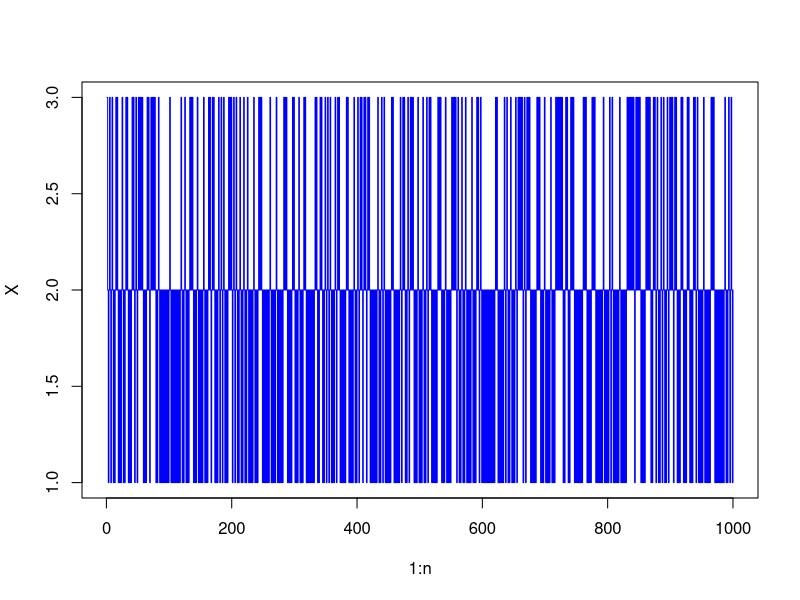
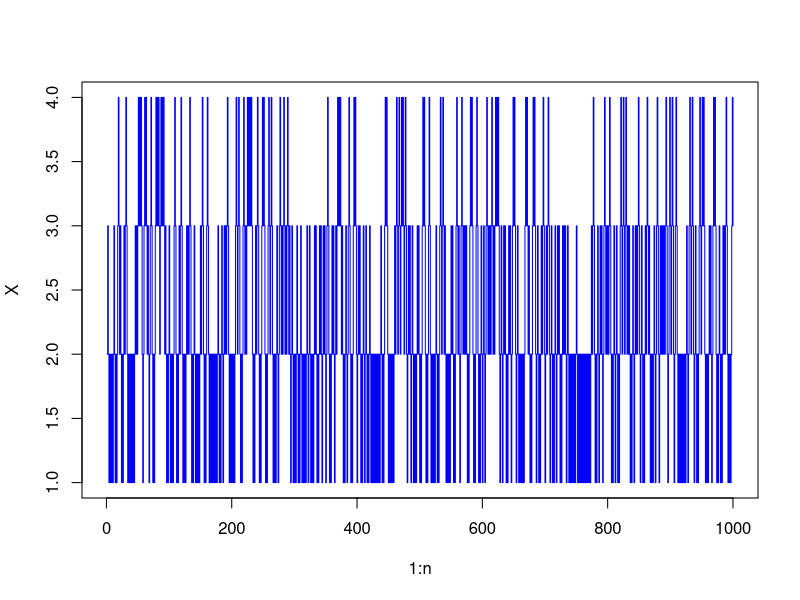
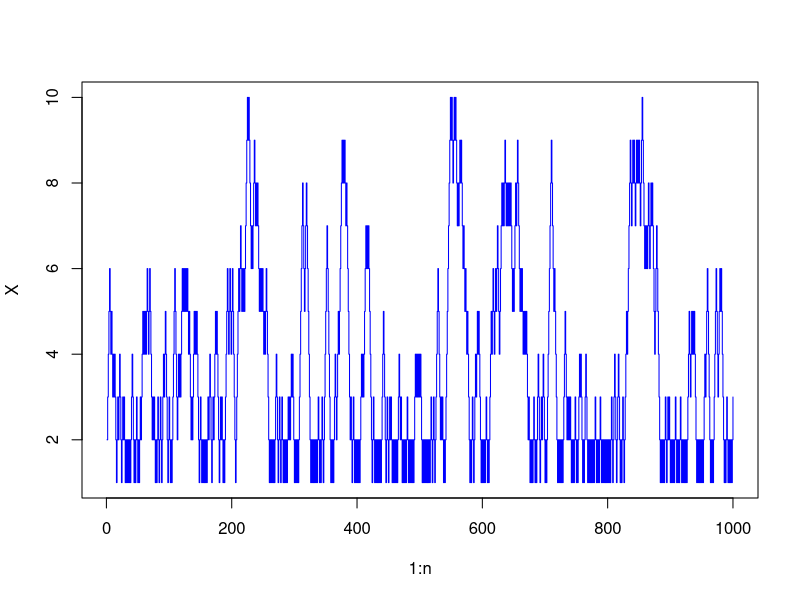

These figures' R source, in order:
init3<-rep(0.33,3)
mP3<-matrix(0,3,3)
S3 <-c(1:3)  # state space
mP3[1,]<- c(0,1,0)
mP3[2,]<- c(0.6,0,0.4)
mP3[3,]<-c(0,1,0)

init4<-rep(0.25,4)
mP4<-matrix(0,4,4)
S4 <-c(1:4)  # state space
mP4[1,]<- c(0,1,0,0)
mP4[2,]<- c(0.6,0,0.4,0)
mP4[3,]<-c(0,0.6,0,0.4)
mP4[4,]<-c(0,0,1,0)

########
# 8.1 a)

birth_death_N <- function(p, N) {
    init = rep(1/N, N)
    mpN = matrix(0, N,N)
    SN = c(1:N)
    for (i in 1:N) {
        if ( i == 1) {
            mpN[1,2] = 1
        } else if ( i == N ) {
            mpN[N,N-1] = 1
        } else {
            mpN[i,i-1] = 1-p
            mpN[i,i+1] = p        
        }
    }
    return(list("init"=init, "mpN"=mpN, "SN"=SN))
}

iter = 1000
simulate_plot = function( init, mP, S, iter) {
    n=iter
    X = c(rep(0,n+1))
    X[1]<-sample(S,1, prob=init )
    k=1
    for (k in 2:(n+1)) {
        X[k]<-sample(S,1, prob=mP[X[k-1],] )
    }
    X = X[-1]
    plot(1:n, X, type="s", col="blue")
}

PP = 0.4
N=3
record = birth_death_N(PP, N)
init = record$init
mP = record$mpN
S = record$SN
simulate_plot(init, mP, S, iter)

N=4
record = birth_death_N(PP, N)
init = record$init
mP = record$mpN
S = record$SN
simulate_plot(init, mP, S, iter)

#########
# b)
N=10
record = birth_death_N(PP, N)
init = record$init
mP = record$mpN
S = record$SN
simulate_plot(init, mP, S, iter)

#########
# c Implement (4) and find pi_0 .. pi_n
qq = 1-PP

Phi = rep(0, N)
Phi[1] = 1
Phi[2] = 1/qq
if ( N>3) {
    for (i in 3:(N-1)) {
        Phi[i] = Phi[i-1]* (PP/qq)
    }
}
Phi[N] = Phi[N-1]*PP

acumSum = sum(Phi)
Pi_k = rep(0, N)
for ( i in 1:N) {
    Pi_k[i] = Phi[i] / acumSum
}

######################
# 8.3 c -d
######################
aaa =  matrix(0,6,6)
aaa[1,] = c(1/6,1/6,1/6,1/6,1/6,1/6)
aaa[2,] = c(1/4, 1/4, 1/4, 0, 1/4, 0)
aaa[3,] = c(0,0,1/3, 2/3, 0,0)
aaa[4,] = c(0,0,2/3, 1/3, 0,0)
aaa[5,] = c(0,0,0,0,1/4, 3/4)
aaa[6,] = c(0,0,0,0,1/5,4/5)


aaa_2 = aaa %*% aaa
for (i in 1:10) {  # 2^11 = 2048
    aaa_2 = aaa_2 %*% aaa_2
}
print(aaa_2)

init= aaa[1,]
n=100
S=c(1:6)
X = c(rep(0,n+1))
X[1]<-sample(S,1, prob=init )
X[1] = 2
for(k in 2:(n+1)) {
    print(X)
    X[k] = sample(S,1, prob=aaa[X[k-1],] )
}
X = X[-1]
empirical_freq = table(X)/n

###########
U = matrix(0,2,4)
U[1,] = c(0.43,0.07,0.43,0.07)
U[2,] = c(0.29,0.21,0.29,0.21)

y_1=c(0.5,0.5)
y_2=c(0.5,0.5)
y_1 = t(t(y_1))
y_2 = t(t(y_2))

#### incorrect #####
aaa_C = matrix(0,2,2)
aaa_C[1,]=c(1/3,2/3)
aaa_C[2,]=c(1,1)#c(2/3,1/3)

id=matrix(0,2,2)
id[1,1]=1
id[2,2]=1

solve((id-aaa_C), c(0,1))

aaa_D = matrix(0,2,2)
aaa_D[1,]=c(1/4,3/4)
aaa_D[2,]=c(1/5,4/5)
##### end incorrect #######

####
# d)
####
z_0 = c(0.5, 0.5)
j=3
first_term = aaa[1:2, j]

z_1 = first_term + aaa[1:2,1:2] %*% z_0
for (i in 1:10) {
    z_1 = first_term + aaa[1:2,1:2] %*% z_1
}

#################
# 8.2
################
mmp = matrix(0,3,3)
mmp[1,] = c(0.5,0.5,0)
mmp[2,] = c(0.5,0,0.5)
mmp[3,] = c(0,0.25, 0.75)
init= c(0.33,0.33,0.33)
n=10000
S=c(1:3)
X = c(rep(0,n+1))
X[1]<-sample(S,1, prob=init )
for(k in 2:(n+1)) {
    X[k] = sample(S,1, prob=mmp[X[k-1],] )
}
X = X[-1]
empirical_freq = table(X)/n
